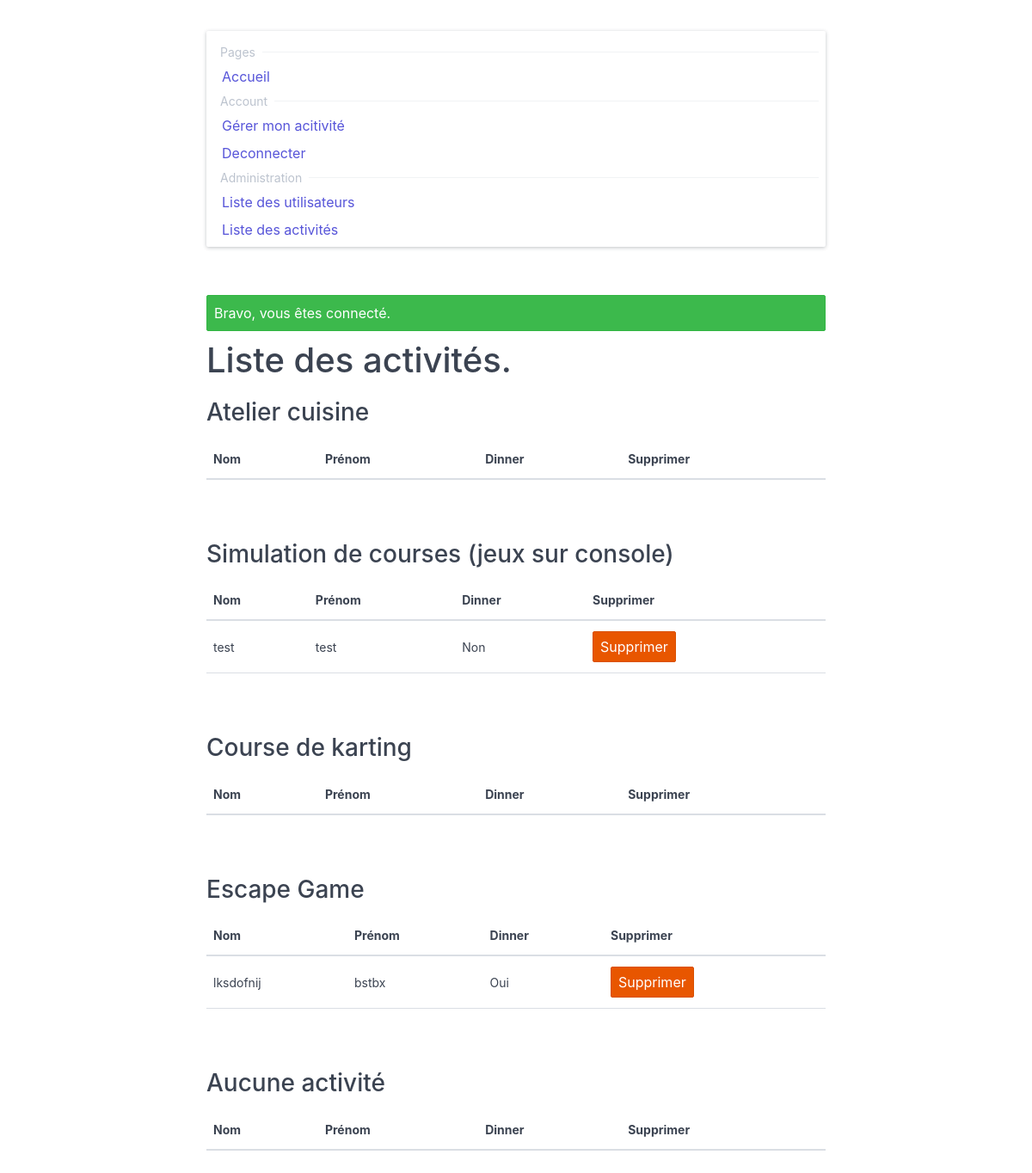
Screenshot of /admin/list_activities.php (signed in) with the database file from the repository.
### tables this page shows
CREATE TABLE `users` (
  `id` int(10) NOT NULL,
  `email` varchar(150) NOT NULL,
  `firstname` varchar(100) NOT NULL,
  `lastname` varchar(100) NOT NULL,
  `postal_code_id` int(10) NOT NULL,
  `department_id` int(10) NOT NULL,
  `password_hash` varchar(255) NOT NULL,
  `session_token` varchar(255) NOT NULL,
  `is_admin` int(1) NOT NULL DEFAULT '0'
);

### app/controllers/admin/list_activities.php (called while the page is built, shortened)
<?php
require_once 'database/connect.php';
actionRequireAdmin();
$activities = Database::all('activities');
foreach($activities as $activity) {
  $list = Database::allWhere('users_activities', 'activity_id', $activity->id);
  $view['datas'][$activity->id]['name'] = $activity->name;
  foreach($list as $item) {
    $user = new User(Database::where('users', 'id', $item->user_id));
    $view['datas'][$activity->id]['users'][] = $user;
  }
}
include_once 'views/layouts/default.php';

### public/admin/list_activities.php (called while the page is built, shortened)
<?php
require_once 'controllers/admin/list_activities.php';

### app/database/connect.php (called while the page is built, shortened)
<?php
class Database
{
  private static function connectionInit()
  {
    $connection = new PDO("mysql:host=" . self::DB_SERVER . ";dbname=" . self::DB_DATABASE . ";charset=utf8", self::DB_USERNAME, self::DB_PASSWORD);
    return $connection;
  }
  public static function all($table, $order = "id", $limit = 1000)
  {
    $query = self::connectionInit()->prepare("SELECT * FROM `" . $table . "` ORDER BY `" . $order . "` ASC LIMIT " . $limit . "");
    $query->execute();
    return $query->fetchAll(PDO::FETCH_OBJ);
  }
  public static function where($table, $field, $value, $column_order = "id")
  {
    $query = self::connectionInit()->prepare("SELECT * FROM `" . $table . "` WHERE `" . $field . "` = :" . $field . " ORDER BY `" . $column_order . "` DESC LIMIT 1");
    $query->execute([$field => $value]);
    return $query->fetch(PDO::FETCH_OBJ);
  }
  public static function allWhere($table, $field, $value, $column_order = "id")
  {
    $query = self::connectionInit()->prepare("SELECT * FROM `" . $table . "` WHERE `" . $field . "` = :" . $field . " ORDER BY `" . $column_order . "`");
    $query->execute([$field => $value]);
    return $query->fetchAll(PDO::FETCH_OBJ);
  }
}

### app/helpers/user.php (called while the page is built, shortened)
<?php
function currentUser()
{
  if (isset($_SESSION['user']['user_id']) && isset($_SESSION['user']['user_token'])) {
    $user = Database::where('users', 'session_token', $_SESSION['user']['user_token']);
    return new User($user);
  }
}
function isAdmin()
{
  return (currentUser() && currentUser()->is_admin == 1) ? true : false;
}
function actionRequireAdmin()
{
  if (!isAdmin()) {
    flashAdd('error', "Vous devez être admin pour accéder à cette page.");
    header('Location: /error404.php');
    die;
  }
}

### app/models/user.php (called while the page is built, shortened)
<?php
class User {
  public ?int $id               = null;
  public function has_activity() {
    $user = Database::where('users_activities', 'user_id', (int) $this->id);
    return empty($user) ? false : true;
  }
  public function activity() {
    if($this->has_activity()) {
      $ua = Database::where('users_activities', 'user_id', (int) $this->id);
      $a = new Activity(Database::where('activities', 'id', $ua->activity_id));
      $a->dinner = $ua->dinner;
      return $a;
    }
    return null;
  }
}

### app/views/admin/list_activities.php (the view)
<h1>Liste des activités.</h1>
<?php foreach ($view['datas'] as $activity) : ?>
  <h3><?= $activity['name'] ?></h3>
  <table class="table" style="margin-bottom: 3.5rem">
    <thead>
      <tr>
        <th>Nom</th>
        <th>Prénom</th>
        <th>Dinner</th>
        <th>Supprimer</th>
      </tr>
    </thead>
    <tbody>
      <?php foreach ($activity['users'] as $user) : ?>
        <tr>
          <td><?= $user->lastname ?></td>
          <td><?= $user->firstname ?></td>
          <td><?= $user->activity()->dinner ? "Oui" : "Non" ?></td>
          <td><a href="/admin/remove_user.php?id=<?= $user->id ?>" class="btn btn-error">Supprimer</a></td>
        </tr>
      <?php endforeach ?>
  </table>
<?php endforeach ?>

### rows the page displays
users: lastname "test", firstname "test", shows "Non"
users: lastname "lksdofnij", firstname "bstbx", shows "Oui"

### other values shown
$alert['message'] "Bravo, vous êtes connecté."
$activity['name'] "Atelier cuisine"
$activity['name'] "Simulation de courses (jeux sur console)"
$activity['name'] "Course de karting"
$activity['name'] "Escape Game"
$activity['name'] "Aucune activité"
